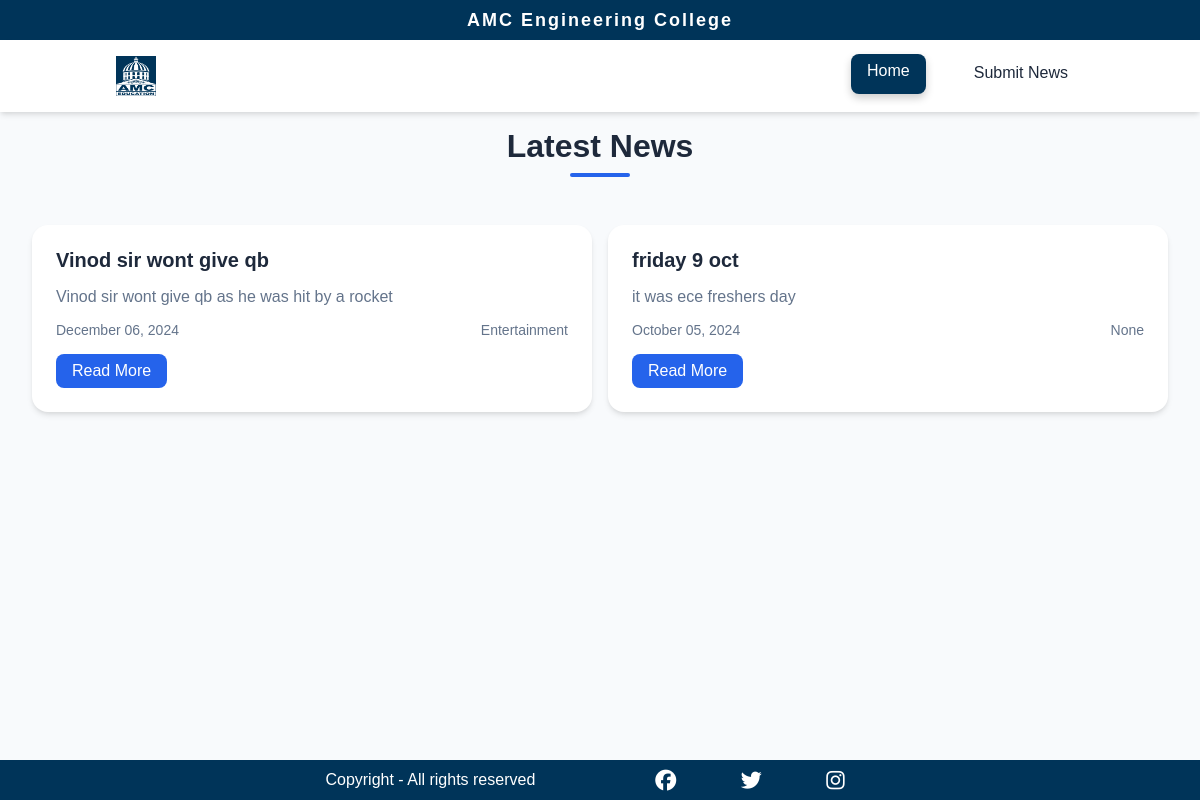
The app's page /index/ with its own data.
### newsletter/models.py (models this page shows, shortened)
class Article(models.Model):
    title = models.CharField(max_length=200)
    slug = models.SlugField(unique=True, null=True, blank=True)  # Re-add unique constraint
    content = models.TextField()
    created_at = models.DateTimeField(auto_now_add=True)
    updated_at = models.DateTimeField(auto_now=True)
    is_approved = models.BooleanField(default=False)
    is_published = models.BooleanField(default=False)
    author = models.ForeignKey(User, on_delete=models.CASCADE, related_name='articles', default=1)  # Assuming user with ID 1 exists
    category = models.ForeignKey(Category, on_delete=models.SET_NULL, null=True, related_name='articles')
    views_count = models.IntegerField(default=0)
    featured_image = models.ImageField(upload_to='articles/', null=True, blank=True)
    class Meta:
        ordering = ['-created_at']

class Category(models.Model):
    name = models.CharField(max_length=100)
    slug = models.SlugField(unique=True)
    description = models.TextField(blank=True)
    created_at = models.DateTimeField(auto_now_add=True)
    def __str__(self):
        return self.name
    class Meta:
        verbose_name_plural = "Categories"

### newsletter/views.py (the view)
# urls.py: 2. Add a URL to urlpatterns:  path('', views.home, name='home')
def home(request, slug=None):
    if slug:
        category = get_object_or_404(Category, slug=slug)
        articles = Article.objects.filter(is_approved=True, category=category)  # Only show approved articles in the category
    else:
        articles = Article.objects.filter(is_approved=True)  # Only show approved articles
    categories = Category.objects.all()
    return render(request, 'newsletter/index.html', {'articles': articles, 'categories': categories})

### newsletter/templates/newsletter/index.html (shortened to what this page needs)
{% load static %}
<!DOCTYPE html>
<html lang="en">
<head>
    <link rel="stylesheet" href="{% static 'style.css' %}">
    <link rel="stylesheet" href="https://cdnjs.cloudflare.com/ajax/libs/font-awesome/6.7.1/css/all.min.css"
 />
</head>
<body>
    <div class="amc">
        <h1>AMC Engineering College</h1>
    </div>
    <header class="header">
        <nav class="nav-container">
            <div class="nav-links">
                <img class="logo" src="{% static 'images/amc.png' %}" alt="My Image">
                <a href="#" class="nav-link active">Home</a>
                <a href="submit" class="nav-link">Submit News</a>
            </div>
        </nav>
    </header>
    <main>
        <section class="news-grid">
            <div class="section-title">
                <h2>Latest News</h2>
                <div class="title-underline"></div>
            </div>
            <div class="articles-container">
                {% for article in articles %}
                <article class="news-card">
                    <div class="news-content">
                        <h3 class="news-title">{{ article.title }}</h3>
                        <p class="news-excerpt">{{ article.content|truncatewords:30 }}</p>
                        <div class="news-meta">
                            <span class="news-date">{{ article.created_at|date:"F d, Y" }}</span>
                            <span class="news-category">{{ article.category }}</span>
                        </div>
                        <a href="{% url 'article_detail' article.id %}" class="read-more">Read More</a>
                    </div>
                </article>
                {% endfor %}
            </div>
        </section>
    </main>
    <footer>
        <p>Copyright - All rights reserved</p>
        <div class="links">
            <i class="fa-brands fa-facebook"></i>
            <i class="fa-brands fa-twitter"></i>
            <i class="fa-brands fa-instagram"></i>
        </div>
    </footer>
</body>
</html>

### newsletter/Static/style.css (style rules this page uses)
:root { --primary-color: #2563eb; --secondary-color: #1d4ed8; --accent-color: #3b82f6; --background-color: #f8fafc; --text-color: #1e293b; --light-text: #64748b; --white: #ffffff; --shadow: 0 4px 6px -1px rgba(0, 0, 0, 0.1), 0 2px 4px -1px rgba(0, 0, 0, 0.06); --transition: all 0.3s ease; }
* { margin: 0; padding: 0; box-sizing: border-box; }
html { scroll-behavior: smooth; scrollbar-width: 10px; }
body { font-family: Museo, sans-serif; background-color: var(--background-color); color: var(--text-color); }
.header { position: sticky; top: 0; z-index: 1000; background-color: var(--white); box-shadow: var(--shadow); }
.amc { background-color: #003459; height: 40px; display: flex; align-items: center; justify-content: center; }
.amc h1 { color: var(--white); font-size: 18px; font-weight: 600; letter-spacing: 2px; margin: 0; }
.nav-container { padding: 1rem; background-color: var(--white); }
.nav-links { max-width: 1200px; margin: 0 100px; display: flex; gap: 2rem; justify-content: flex-end; }
.logo { height: 40px; width: 40px; background-color: #003459; margin-right: auto; }
.nav-link { text-decoration: none; color: var(--text-color); font-weight: 500; padding: 0.5rem 1rem; border-radius: 0.5rem; transition: var(--transition); }
.nav-link:hover, .nav-link.active { background-color: #003459; color: var(--white); transform: translateY(-2px); box-shadow: 0 4px 8px rgba(0, 0, 0, 0.2); }
.news-grid { max-width: 1200px; margin: 1rem auto; padding: 0 2rem; }
.section-title { text-align: center; margin-bottom: 3rem; }
.section-title h2 { font-size: 2rem; color: var(--text-color); margin-bottom: 0.5rem; }
.title-underline { height: 4px; width: 60px; background: var(--primary-color); margin: 0 auto; border-radius: 2px; }
.articles-container { display: grid; grid-template-columns: repeat(auto-fit, minmax(300px, 1fr)); gap: 1rem; }
.news-card { background: var(--white); border-radius: 1rem; overflow: hidden; box-shadow: var(--shadow); transition: var(--transition); }
.news-content { padding: 1.5rem; }
.news-title { font-size: 1.25rem; margin-bottom: 1rem; color: var(--text-color); }
.news-excerpt { color: var(--light-text); margin-bottom: 1rem; }
.news-meta { display: flex; justify-content: space-between; color: var(--light-text); font-size: 0.875rem; margin-bottom: 1rem; }
.read-more { display: inline-block; padding: 0.5rem 1rem; background-color: var(--primary-color); color: var(--white); text-decoration: none; border-radius: 0.5rem; transition: var(--transition); }
footer { bottom: 0; position: fixed; height: 40px; background-color: #003459; width: 100%; display: flex; justify-content: center; align-items: center; color: white; }
footer p { margin-right: 90px; }
.links i { padding: 30px; font-size: 21px; }

### records on screen
Article: title "Vinod sir wont give qb", content "Vinod sir wont give qb as he was hit by a rocket", created_at "December 06, 2024", category "Entertainment"
Article: title "friday 9 oct", content "it was ece freshers day", created_at "October 05, 2024", category "None"
